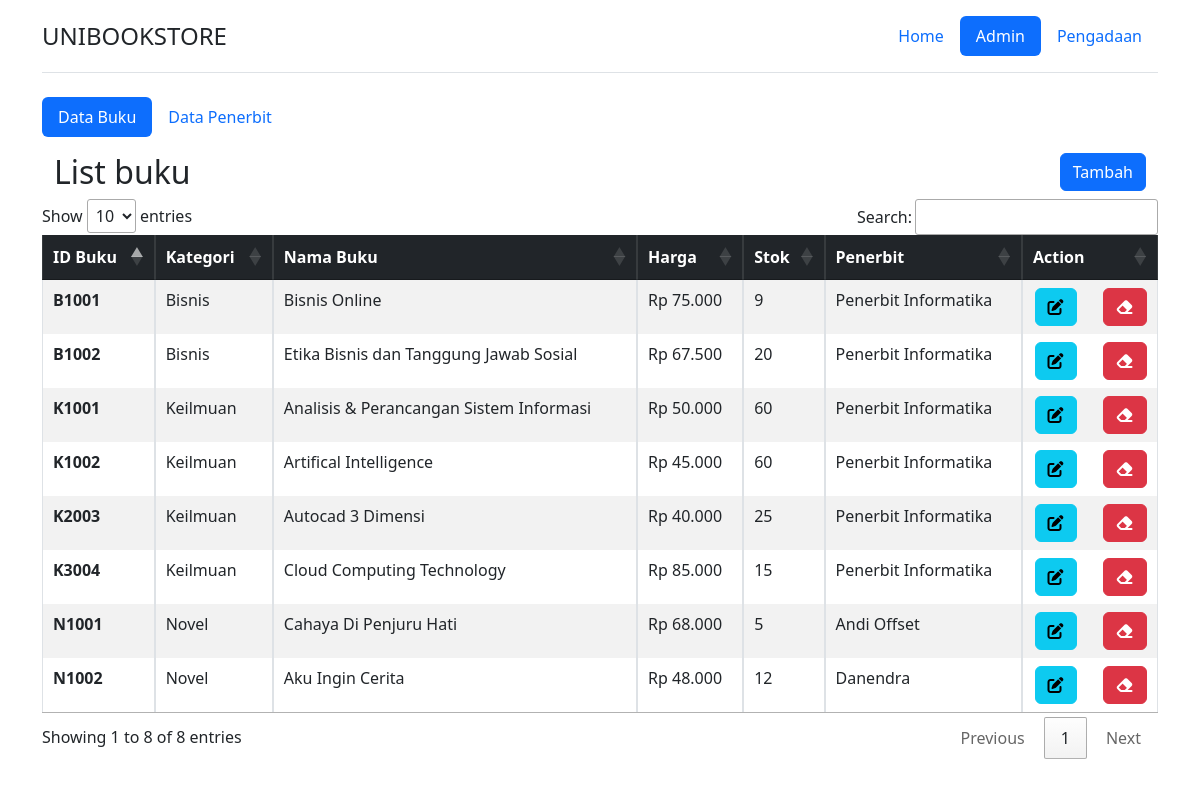
The app's page /?p=admin with its own data.
### tables this page shows
CREATE TABLE `t_buku` (
  `Id_buku` varchar(5) NOT NULL,
  `Kategori` enum('Keilmuan','Bisnis','Novel') DEFAULT NULL,
  `Nama_Buku` text NOT NULL,
  `Harga` int(11) NOT NULL,
  `Stok` int(11) NOT NULL,
  `id_penerbit` varchar(5) NOT NULL,
  PRIMARY KEY (`Id_buku`),
  KEY `id_penerbit` (`id_penerbit`),
  CONSTRAINT `t_buku_ibfk_1` FOREIGN KEY (`id_penerbit`) REFERENCES `t_penerbit` (`id_penerbit`) ON DELETE CASCADE ON UPDATE CASCADE
);

### class.php (the view, shortened to what this page needs)
<?php
function dbconnect()
{
    global $config;
    $db = new mysqli($config['database_host'], $config['database_user'], $config['database_pass'], $config['database_name']);
    return $db;
}
class admin
{
    function lbuku()
    {
        $db = dbconnect();
        if ($db->connect_errno == 0) {
            $sql = 'SELECT `t_buku`.*, `t_penerbit`.* FROM `t_buku` LEFT JOIN `t_penerbit` ON `t_buku`.`id_penerbit` = `t_penerbit`.`id_penerbit`';
            $res = $db->query($sql);
            if (mysqli_num_rows($res) >= 1) {
                $data = $res->fetch_all(MYSQLI_ASSOC);
            } else {
                $data = array('Id_buku' => '', 'Kategori' => '', 'Nama Buku' => '', 'Harga' => '', 'Stok' => '', 'id_penerbit' => '', 'Nama' => '', 'Alamat' => '', 'Kota' => '', 'Telepon' => '');
            }
            return $data;
        }
    }
}
function out($data)
{
    echo htmlspecialchars($data);
}

### view/admin.php (shortened to what this page needs)
<?php
$admin = new admin;
?>
<!doctype html>
<html lang="id">
<head>
    <link href="https://cdn.jsdelivr.net/npm/bootstrap@5.3.0-alpha1/dist/css/bootstrap.min.css" rel="stylesheet">
    <link href='https://cdn.datatables.net/1.12.1/css/jquery.dataTables.min.css' rel='stylesheet' type='text/css'>
    <link href='https://cdn.datatables.net/buttons/2.2.3/css/buttons.dataTables.min.css' rel='stylesheet' type='text/css'>
    <link rel="stylesheet" href="https://cdnjs.cloudflare.com/ajax/libs/font-awesome/6.2.1/css/all.min.css">
</head>
<body>
    <div class="container">
        <header class="d-flex flex-wrap justify-content-center py-3 mb-4 border-bottom">
            <a href="<?php echo $config['base_url']; ?>/" class="d-flex align-items-center mb-3 mb-md-0 me-md-auto text-dark text-decoration-none">
                <span class="fs-4">UNIBOOKSTORE</span>
            </a>
            <ul class="nav nav-pills">
                <li class="nav-item"><a href="<?php echo $config['base_url']; ?>/" class="nav-link" aria-current="page">Home</a></li>
                <li class="nav-item"><a href="<?php echo $config['base_url']; ?>?p=admin" class="nav-link active">Admin</a></li>
                <li class="nav-item"><a href="<?php echo $config['base_url']; ?>?p=pengadaan" class="nav-link">Pengadaan</a></li>
            </ul>
        </header>
        <ul class="nav nav-pills mb-3" id="myTab" role="tablist">
            <li class="nav-item" role="presentation">
                <a class="nav-link active" id="pills-buku-tab" data-bs-toggle="pill" data-bs-target="#pills-buku" type="button" role="tab" data-toggle="tab" href="#buku" aria-controls="pills-buku" aria-selected="true">Data Buku</a>
            </li>
            <li class="nav-item" role="presentation">
                <a class="nav-link" id="pills-penerbit-tab" data-bs-toggle="pill" data-bs-target="#pills-penerbit" type="button" role="tab" data-toggle="tab" href="#penerbit" aria-controls="pills-penerbit" aria-selected="false">Data Penerbit</a>
            </li>
        </ul>
        <div class="tab-content" id="pills-tabContent">
            <div class="tab-pane fade show active" id="pills-buku" role="tabpanel" aria-labelledby="pills-buku-tab" tabindex="0">
                <div class="container text-center">
                    <div class="row align-items-start">
                        <div class="col text-start">
                            <h2>List buku</h2>
                        </div>
                        <div class="col text-end">
                            <button type="button" class="btn btn-primary" data-bs-toggle="modal" data-bs-target="#modaltambahbuku">
                                Tambah
                            </button>
                        </div>
                    </div>
                </div>
                <table id='tlbuku' class="table table-bordered table-striped">
                    <thead class="table-dark">
                        <tr>
                            <th scope="col">ID Buku</th>
                            <th scope="col">Kategori</th>
                            <th scope="col">Nama Buku</th>
                            <th scope="col">Harga</th>
                            <th scope="col">Stok</th>
                            <th scope="col">Penerbit</th>
                            <th scope="col">Action</th>
                        </tr>
                    </thead>
                    <tbody>
                        <?php
                        foreach ($admin->lbuku() as $dbuku) {
                        ?>
                            <tr>
                                <th scope="row"><?php out($dbuku['Id_buku']); ?></th>
                                <td><?php out($dbuku['Kategori']); ?></td>
                                <td><?php out($dbuku['Nama_Buku']); ?></td>
                                <td><?php out(rp($dbuku['Harga'])); ?></td>
                                <td><?php out($dbuku['Stok']); ?></td>
                                <td><?php out($dbuku['Nama']); ?></td>
                                <td>
                                    <div class="row align-items-start">
                                        <div class="col text-center">
                                            <button type="button" class="btn btn-info" data-bs-toggle="modal" data-bs-target="#Modaleditbuku" idbuku="" kat="" nama="" stok="" penerbit="" harga="">
                                                <i class="fa-solid fa-pen-to-square"></i></button>
                                        </div>
                                        <div class="col text-center">
                                            <button type="button" class="btn btn-danger" data-bs-toggle="modal" data-bs-target="#Modalhapusbuku" idbuku="" kat="" nama="" stok="" penerbit="" harga="">
                                                <i class="fa-solid fa-eraser"></i></button>
                                        </div>
                                    </div>
                                </td>
                            </tr>
                        <?php } ?>
                    </tbody>
                </table>
            </div>
</body>
</html>

### records on screen
t_buku: Id_buku "B1001 Bisnis Bisnis Online Rp 75.000 9 Penerbit Informatika"
t_buku: Id_buku "B1002 Bisnis Etika Bisnis dan Tanggung Jawab Sosial Rp 67.500 20 Penerbit Informatika"
t_buku: Id_buku "K1001 Keilmuan Analisis & Perancangan Sistem Informasi Rp 50.000 60 Penerbit Informatika"
t_buku: Id_buku "K1002 Keilmuan Artifical Intelligence Rp 45.000 60 Penerbit Informatika"
t_buku: Id_buku "K2003 Keilmuan Autocad 3 Dimensi Rp 40.000 25 Penerbit Informatika"
t_buku: Id_buku "K3004 Keilmuan Cloud Computing Technology Rp 85.000 15 Penerbit Informatika"
t_buku: Id_buku "N1001 Novel Cahaya Di Penjuru Hati Rp 68.000 5 Andi Offset"
t_buku: Id_buku "N1002 Novel Aku Ingin Cerita Rp 48.000 12 Danendra"
